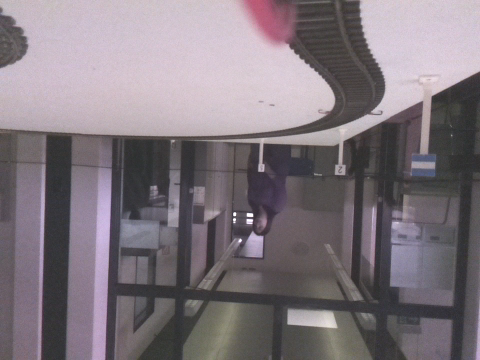
#> input picture Informatiker/Jupyter-Testskripts/images/rundensignale/2019-05-02 09%3A52%3A40.740.png, 480 x 360 px
$ jupyter execute detect_StartSignal.ipynb   (older library calls are emulated)
#> lines starting #> are read from the running program, lines starting #| are printed output that depends on the picture; after the words box and inside, x2 and y2 are one past the last pixel; in counts of white or black regions, pixels touching at a corner belong together
In diesem Skript wird getestet, wie man das Rundensignal am besten finden kann.

[cell 1]
import numpy as np
import cv2
import matplotlib.pyplot as plt

img = cv2.imread('images/rundensignale/2019-05-02 09%3A52%3A40.740.png')
#> img is the input picture: shape (360, 480, 3); mean B, G, R 125, 118.2, 127.4
img_rgb = cv2.cvtColor(img, cv2.COLOR_BGR2RGB)
hsv = cv2.cvtColor(img, cv2.COLOR_BGR2HSV)
#> hsv: shape (360, 480, 3); mean H, S, V 126.3, 23.1, 129
hsv_h,hsv_s,hsv_v = cv2.split(hsv)
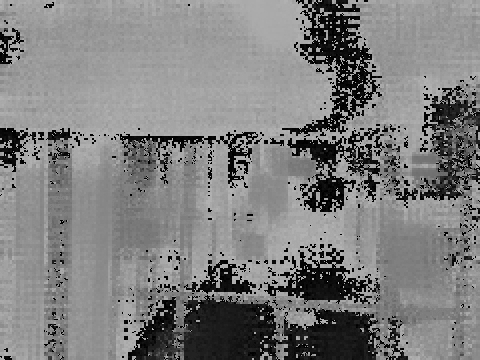
#> hsv_h: shape (360, 480); min 0, max 179, mean 126.3
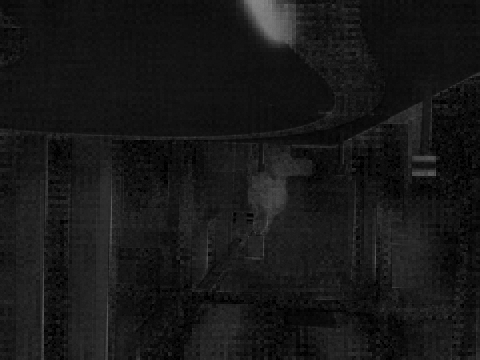
#> hsv_s: shape (360, 480); min 0, max 134, mean 23.1
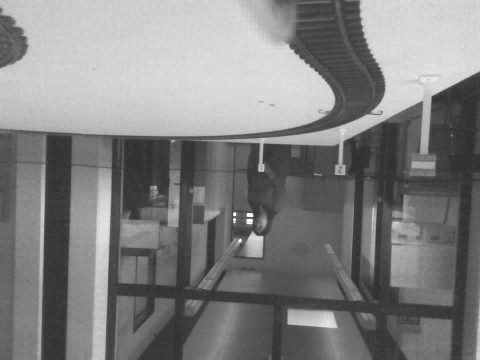
#> hsv_v: shape (360, 480); min 45, max 255, mean 129
plt.imshow(img_rgb)

[cell 2]
height, width = hsv_v.shape
#> height = 360; width = 480

imgTopHat = np.zeros((height, width, 1), np.uint8)
imgBlackHat = np.zeros((height, width, 1), np.uint8)

structuringElement = cv2.getStructuringElement(cv2.MORPH_RECT, (3, 3))

imgTopHat = cv2.morphologyEx(hsv_v, cv2.MORPH_TOPHAT, structuringElement)
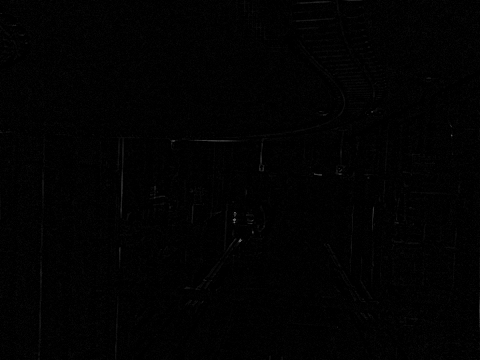
#> imgTopHat: shape (360, 480); min 0, max 107, mean 1.8
imgBlackHat = cv2.morphologyEx(hsv_v, cv2.MORPH_BLACKHAT, structuringElement)

imgGrayscalePlusTopHat = cv2.add(hsv_v, imgTopHat)
imgGrayscalePlusTopHatMinusBlackHat = cv2.subtract(imgGrayscalePlusTopHat, imgBlackHat)

imgMaxContrast = imgGrayscalePlusTopHatMinusBlackHat
hsv = np.dstack([hsv_h, hsv_s, imgMaxContrast])
#> hsv: shape (360, 480, 3); mean H, S, V 126.3, 23.1, 129.1
plt.subplot(1,2,1)
plt.imshow(imgMaxContrast, cmap='gray')
plt.subplot(1,2,2)
plt.imshow(hsv_v, cmap='gray')

[cell 3]
# simple threshold in HSV
blue_lower = np.array([90,60,0],np.uint8)
blue_upper = np.array([140,255,255],np.uint8)

thresh = cv2.inRange(hsv, blue_lower, blue_upper)
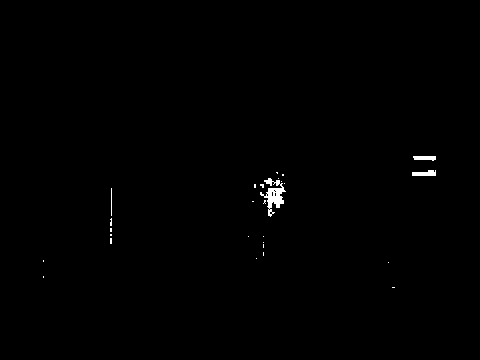
#> thresh: shape (360, 480); 0.42% white; 27 white regions (23 under 20 px), largest, box (x1, y1, x2, y2) and area: (260, 178, 286, 217) 393, (412, 170, 436, 176) 110, (413, 156, 436, 161) 92, (111, 188, 112, 216) 28

plt.subplot(1, 2, 1)
plt.imshow(img_rgb)
plt.subplot(1, 2, 2)
plt.imshow(thresh)

[cell 4]
struct = cv2.getStructuringElement(cv2.MORPH_RECT,(3,3))
image_open = cv2.morphologyEx(thresh,cv2.MORPH_OPEN,struct)
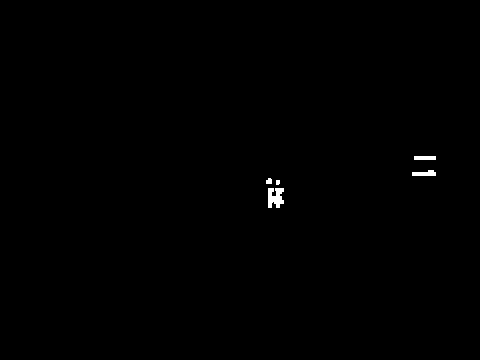
#> image_open: shape (360, 480); 0.28% white; 5 white regions (1 under 20 px)
plt.imshow(image_open, cmap='gray')

[cell 5]
# After finding edges we have to find contours
# Contour is a curve of points with no gaps in the curve
# It will help us to find location of shapes

# cv2.RETR_EXTERNAL is passed to find the outermost contours (because we want to outline the shapes)
# cv2.CHAIN_APPROX_SIMPLE is removing redundant points along a line
(_, cnts, _) = cv2.findContours(image_open, cv2.RETR_EXTERNAL, cv2.CHAIN_APPROX_SIMPLE)
#> cnts = 5 contours, 1 with area under 20; largest, box (x1, y1, x2, y2) and area: (268, 188, 284, 208) 194, (412, 170, 436, 176) 80, (414, 156, 436, 160) 63, (266, 178, 272, 184) 21


'''
We are going to use contour approximation method to find vertices of
geometric shapes. The alogrithm  is also known as Ramer Douglas Peucker alogrithm.
In OpenCV it is implemented in cv2.approxPolyDP method.abs
detectShape() function below takes a contour as parameter and
then returns its shape
 '''


def detectShape(cnt):
    shape = 'unknown'
    # calculate perimeter using
    peri = cv2.arcLength(c, True)
    # apply contour approximation and store the result in vertices
    vertices = cv2.approxPolyDP(c, 0.1 * peri, True)

    # If the shape it triangle, it will have 3 vertices
    if len(vertices) == 3:
        shape = 'triangle'

    # if the shape has 4 vertices, it is either a square or
    # a rectangle
    elif len(vertices) == 4:
        # using the boundingRect method calculate the width and height
        # of enclosing rectange and then calculte aspect ratio

        x, y, width, height = cv2.boundingRect(vertices)
        aspectRatio = float(width) / height

        # a square will have an aspect ratio that is approximately
        # equal to one, otherwise, the shape is a rectangle
        if aspectRatio >= 0.95 and aspectRatio <= 1.05:
            shape = "square"
        else:
            shape = "rectangle"

    # if the shape is a pentagon, it will have 5 vertices
    elif len(vertices) == 5:
        shape = "pentagon"

    # otherwise, we assume the shape is a circle
    else:
        shape = "circle"

    # return the name of the shape
    return shape


# Now we will loop over every contour
# call detectShape() for it and
# write the name of shape in the center of image

# loop over the contours
for c in cnts:
    # compute the moment of contour
    M = cv2.moments(c)
    if(M['m00']!=0.0):
        # From moment we can calculte area, centroid etc
        # The center or centroid can be calculated as follows
        cX = int(M['m10'] / M['m00'])
        cY = int(M['m01'] / M['m00'])

        if(M['m00']>20 and M['m00']<100):
            cv2.drawContours(img, [c], -1, (255, 0, 0), 1)
            print('Area: ', M['m00'])
            print('Zenter x: ', cX)
            print('Zenter y:', cY)

        # Write the name of shape on the center of shapes
        #cv2.putText(ausschnitt_big, shape, (cX, cY), cv2.FONT_HERSHEY_SIMPLEX, 0.5, (255, 0, 0), 2)

        # show the output image
        plt.imshow(img)
#> this loop made 5 passes
#> (c, cX, cY) on pass 5: ([[414, 156], [414, 159], [435, 159], [435, 156]], 424, 157)
#> (cX, cY) on passes 1 to 4: (274, 197), (277, 181), (268, 180), (424, 173)
#| Area:  21.0
#| Zenter x:  268
#| Zenter y: 180
#| Area:  80.0
#| Zenter x:  424
#| Zenter y: 173
#| Area:  63.0
#| Zenter x:  424
#| Zenter y: 157
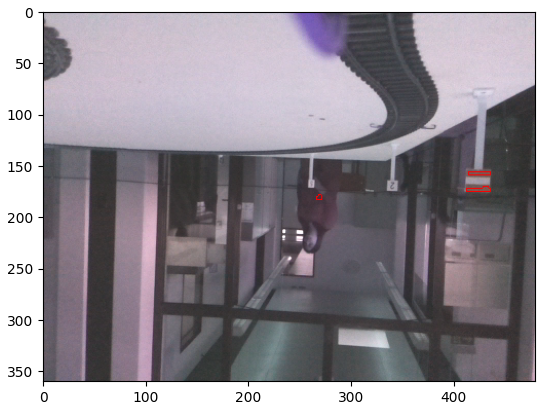
#> figure drawn by matplotlib, 1 panel; B, G, R data is drawn as R, G, B

$ run again, with Informatiker/Jupyter-Testskripts/images/rundensignale/2019-05-02 09%3A52%3A41.095.png copied over Informatiker/Jupyter-Testskripts/images/rundensignale/2019-05-02 09%3A52%3A40.740.png
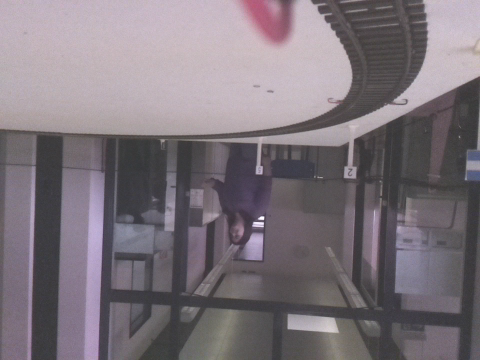
#> input picture Informatiker/Jupyter-Testskripts/images/rundensignale/2019-05-02 09%3A52%3A41.095.png, 480 x 360 px
#> img is the input picture: shape (360, 480, 3); mean B, G, R 122.6, 115.6, 124.3
#> `thresh = cv2.inRange(hsv, blue_lower, blue_upper)`:
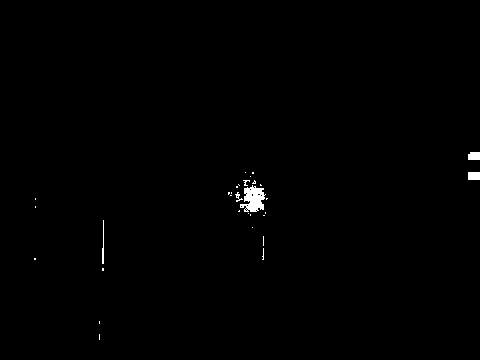
#> thresh: shape (360, 480); 0.48% white; 31 white regions (26 under 20 px), largest, box (x1, y1, x2, y2) and area: (240, 185, 266, 212) 438, (468, 172, 480, 180) 96, (468, 152, 480, 160) 92, (102, 220, 104, 264) 60, (235, 192, 243, 202) 29
#> image_open: shape (360, 480); 0.33% white; 3 white regions
#> cnts = 3 contours; box (x1, y1, x2, y2) and area: (244, 187, 264, 212) 330, (468, 172, 480, 180) 77, (468, 152, 480, 160) 74
#> the loop `for c in cnts:` made 3 passes
#> (c, cX, cY) on pass 2: ([[468, 172], [468, 179], [479, 179], [479, 172]], 473, 175)
#> (printed output is left out)
#> `[cell 5] # After finding edges we have to find contours # Contour is a..`:
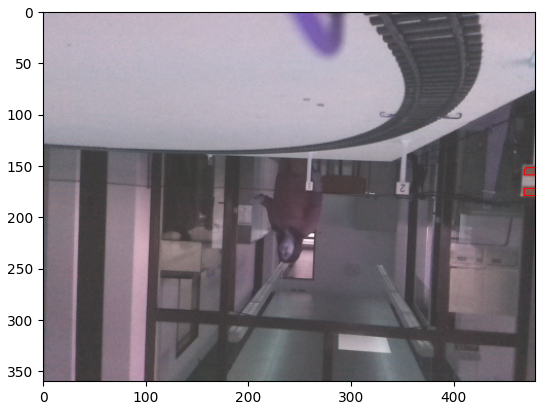
#> figure drawn by matplotlib, 1 panel; B, G, R data is drawn as R, G, B
